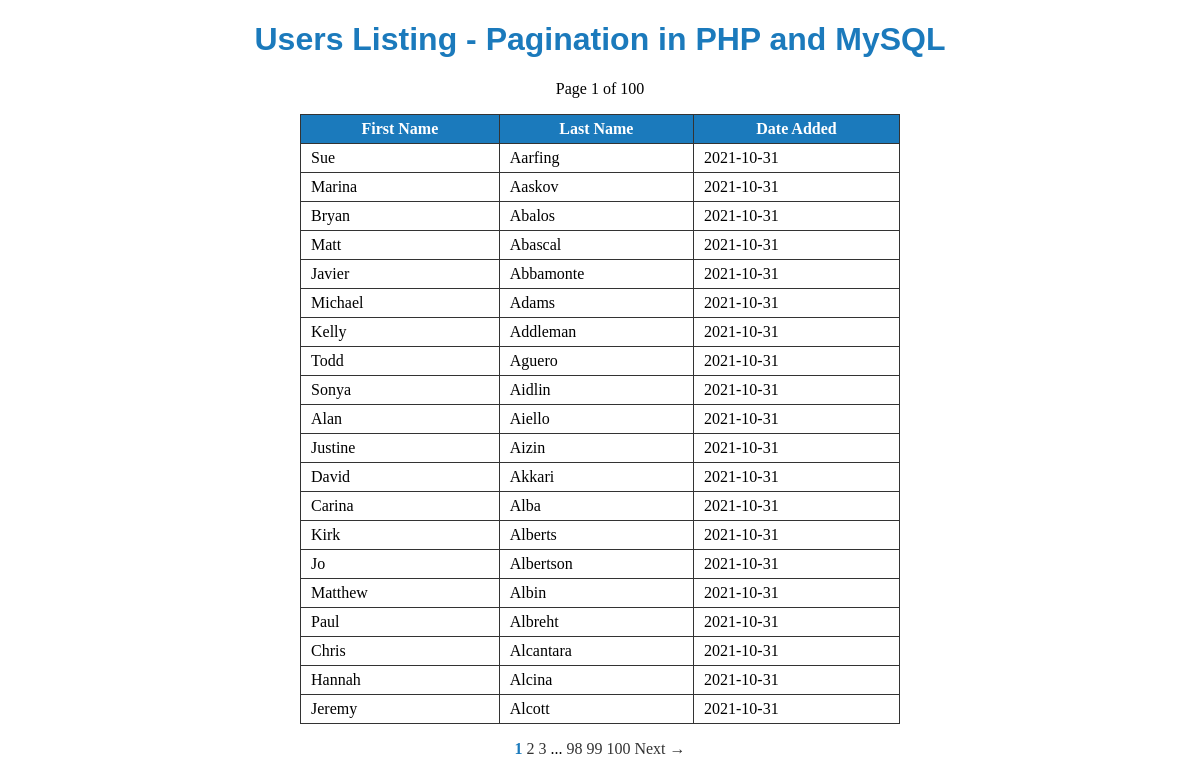
The page / on the database its author committed.
### tables this page shows
CREATE TABLE users (
  id int(11) NOT NULL auto_increment,
  first_name varchar(255),
  last_name varchar(255),
  date_added TIMESTAMP DEFAULT CURRENT_TIMESTAMP,
  PRIMARY KEY (id)
);

### src/Database.php (called while the page is built, shortened)
<?php
  class Database {
    private $host;
    private $user;
    private $password;
    private $database;
    public function __construct()
    {
      $this->host = DB_SERVER;
      $this->user = DB_USER;
      $this->password = DB_PASS;
      $this->database = DB_NAME;
    }
    public function db_connect() {
      $connection = mysqli_connect($this->host, $this->user, $this->password, $this->database);
      return $connection;
    }
    public function db_query($connection, $sql) {
      $result_set = mysqli_query($connection, $sql);
      return $result_set;
    }
    public function db_fetch_assoc($result_set) {
      return mysqli_fetch_assoc($result_set);
    }
    public function db_escape($connection, $string) {
      return mysqli_real_escape_string($connection, $string);
    }
  }
?>

### src/Functions.php (called while the page is built, shortened)
<?php
  class Functions {
    private $dbObj;
    private $db;
    public function __construct($db)
    {
      $this->dbObj = $db;
      $this->db = $this->dbObj->db_connect();
    }
    public function find_customers($limit=0, $offset=0) {
      $sql = "SELECT * FROM users ";
      $sql .= "ORDER BY last_name ASC, first_name ASC";
      if($limit > 0) {
        $sql .= " LIMIT " . $this->dbObj->db_escape($this->db, $limit);
      }
      $result = $this->dbObj->db_query($this->db, $sql);
      return $result;
    }
    public function count_customers() {
      $sql = "SELECT COUNT(*) FROM users ";
      $result = $this->dbObj->db_query($this->db, $sql);
      $array =  $this->dbObj->db_fetch_assoc($result);
      return $array['COUNT(*)'];
    }
    public  function escape($string="") {
      return htmlspecialchars($string);
    }
  }
?>

### index.php (the view, shortened to what this page needs)
<?php
    $dbObj = new Database();
    $utility = new Functions($dbObj);
    $total_count = $utility->count_customers();
    $page = $_GET['page'] ?? 1;
    $pagination = new Pagination($total_count, $page, 20);
    $users = $utility->find_customers($pagination->per_page, $pagination->offset());
?>
<!doctype html>
<html lang="en">
  <head>
    <link rel="stylesheet" href="css/style.css">
  </head>
  <body>
    <h1>Users Listing - Pagination in PHP and MySQL </h1>
    <p class="page-status">
      Page <?php echo $pagination->current_page; ?> of <?php echo $pagination->total_pages(); ?>
    </p>
    <table id="customer-list">
      <tr>
        <th>First Name</th>
        <th>Last Name</th>
        <th>Date Added</th>
      </tr>
      <?php
        while($user = $dbObj->db_fetch_assoc($users)) {
          echo "<tr>";
          echo "<td>" . $utility->escape($user['first_name']) . "</td>";
          echo "<td>" . $utility->escape($user['last_name']) . "</td>";
          echo "<td>" . $utility->escape(Date('Y-m-d', strtotime($user['date_added']))) . "</td>";
          echo "</tr>";
        }
      ?>
    </table>
    <?php echo $pagination->page_links('index.php'); ?>
  </body>
</html>

### src/Pagination.php (shortened to what this page needs)
<?php
class Pagination {
  public $current_page;
  public $per_page;
  public $total_count;
  public function __construct($total_count=0, $page=1, $per_page=20) {
    $this->per_page = (int) $per_page;
    $this->total_count = (int) $total_count;
    $this->current_page = (int) $page;
  }
  public function offset() {
    return $this->per_page * ($this->current_page - 1);
  }
  public function total_pages() {
    return ceil($this->total_count / $this->per_page);
  }
  public function previous_page() {
    $prev = $this->current_page - 1;
    return ($prev > 0) ? $prev : false;
  }
  public function previous_link($url='') {
    $link = '';
    return $link;
  }
  public function next_page() {
    $next = $this->current_page + 1;
    return ($next <= $this->total_pages()) ? $next : false;
  }
  public function next_link($url='') {
    $link = '';
    if($this->next_page() != false) {
      $link .= "<a href=\"{$url}?page={$this->next_page()}\">";
      $link .= "Next &rarr;</a> ";
    }
    return $link;
  }
  public function number_links($url='', $window=2) {
    $output = '';
    $win = (int) $window;
    $gap = false;
    for($i=1; $i <= $this->total_pages(); $i++) {
      if($win > 0 && $i > 1 + $win && $i < $this->total_pages() - $win && abs($i - $this->current_page) > $win) {
        if(!$gap) {
          $output .= "... ";
          $gap = true;
        }
        continue;
      }
      $gap = false;
      if($this->current_page == $i) {
        $output .= "<strong>{$i}</strong> ";
      } else {
        $output .= "<a href=\"{$url}?page={$i}\">{$i}</a> ";
      }
    }
    return $output;
  }
  public function page_links($url="") {
    $output = '';
    if($this->total_pages() > 1) {
      $output .= "<p class=\"pagination\">";
      $output .= $this->previous_link('index.php');
      $output .= $this->number_links('index.php');
      $output .= $this->next_link('index.php');
      $output .= "</p>";
    }
    return $output;
  }
}
?>

### css/style.css (style rules this page uses)
html, body { margin: 0; padding: 0; height: 100%; width: 100%; }
h1 { width: 100%; text-align: center; font-family: sans-serif; color: #1B7ABC; }
table#customer-list { width: 50%; border-collapse: collapse; margin: 0 auto; }
table tr th { color: #fff; background: #1B7ABC; }
table tr td, table tr th { border: 1px solid #333; padding: 5px 10px; }
p.page-status, p.pagination { width: 100%; text-align: center; }
p.pagination a, p.pagination a:visited { text-decoration: none; color: #333; }
p.pagination strong { color: #1B7ABC; }

### rows shown on the page
users: first_name "Sue", last_name "Aarfing", date_added "2021-10-31"
users: first_name "Marina", last_name "Aaskov", date_added "2021-10-31"
users: first_name "Bryan", last_name "Abalos", date_added "2021-10-31"
users: first_name "Matt", last_name "Abascal", date_added "2021-10-31"
users: first_name "Javier", last_name "Abbamonte", date_added "2021-10-31"
users: first_name "Michael", last_name "Adams", date_added "2021-10-31"
users: first_name "Kelly", last_name "Addleman", date_added "2021-10-31"
users: first_name "Todd", last_name "Aguero", date_added "2021-10-31"
users: first_name "Sonya", last_name "Aidlin", date_added "2021-10-31"
users: first_name "Alan", last_name "Aiello", date_added "2021-10-31"
users: first_name "Justine", last_name "Aizin", date_added "2021-10-31"
users: first_name "David", last_name "Akkari", date_added "2021-10-31"
users: first_name "Carina", last_name "Alba", date_added "2021-10-31"
users: first_name "Kirk", last_name "Alberts", date_added "2021-10-31"
users: first_name "Jo", last_name "Albertson", date_added "2021-10-31"
users: first_name "Matthew", last_name "Albin", date_added "2021-10-31"
users: first_name "Paul", last_name "Albreht", date_added "2021-10-31"
users: first_name "Chris", last_name "Alcantara", date_added "2021-10-31"
users: first_name "Hannah", last_name "Alcina", date_added "2021-10-31"
users: first_name "Jeremy", last_name "Alcott", date_added "2021-10-31"

### other values the page prints
$pagination->current_page "1"
$pagination->total_pages() "100"
